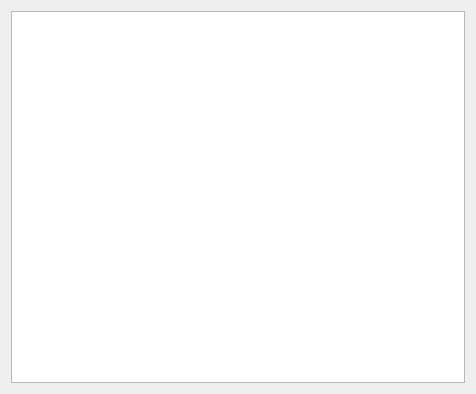
<?xml version="1.0" encoding="UTF-8"?>
<ui version="4.0">
 <class>DGLFBOViewItem</class>
 <widget class="QWidget" name="DGLFBOViewItem">
  <property name="geometry">
   <rect>
    <x>0</x>
    <y>0</y>
    <width>476</width>
    <height>394</height>
   </rect>
  </property>
  <property name="windowTitle">
   <string>Form</string>
  </property>
  <layout class="QVBoxLayout" name="verticalLayout">
   <item>
    <widget class="QGraphicsView" name="graphicsView">
     <property name="minimumSize">
      <size>
       <width>400</width>
       <height>320</height>
      </size>
     </property>
     <property name="sceneRect">
      <rectf>
       <x>0.000000000000000</x>
       <y>0.000000000000000</y>
       <width>0.000000000000000</width>
       <height>0.000000000000000</height>
      </rectf>
     </property>
    </widget>
   </item>
  </layout>
 </widget>
 <resources/>
 <connections/>
</ui>
